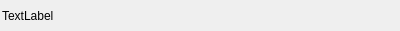
<?xml version="1.0" encoding="UTF-8"?>
<ui version="4.0">
 <class>TreeWidgetAction</class>
 <widget class="QWidget" name="TreeWidgetAction">
  <property name="geometry">
   <rect>
    <x>0</x>
    <y>0</y>
    <width>400</width>
    <height>31</height>
   </rect>
  </property>
  <property name="windowTitle">
   <string>Form</string>
  </property>
  <layout class="QHBoxLayout" name="horizontalLayout">
   <property name="leftMargin">
    <number>2</number>
   </property>
   <property name="topMargin">
    <number>2</number>
   </property>
   <property name="rightMargin">
    <number>2</number>
   </property>
   <property name="bottomMargin">
    <number>2</number>
   </property>
   <item>
    <layout class="QHBoxLayout" name="layoutActionsPrev"/>
   </item>
   <item>
    <widget class="QLabel" name="label">
     <property name="sizePolicy">
      <sizepolicy hsizetype="Expanding" vsizetype="Preferred">
       <horstretch>0</horstretch>
       <verstretch>0</verstretch>
      </sizepolicy>
     </property>
     <property name="text">
      <string>TextLabel</string>
     </property>
    </widget>
   </item>
   <item>
    <layout class="QHBoxLayout" name="layoutActions"/>
   </item>
  </layout>
 </widget>
 <resources/>
 <connections/>
</ui>
